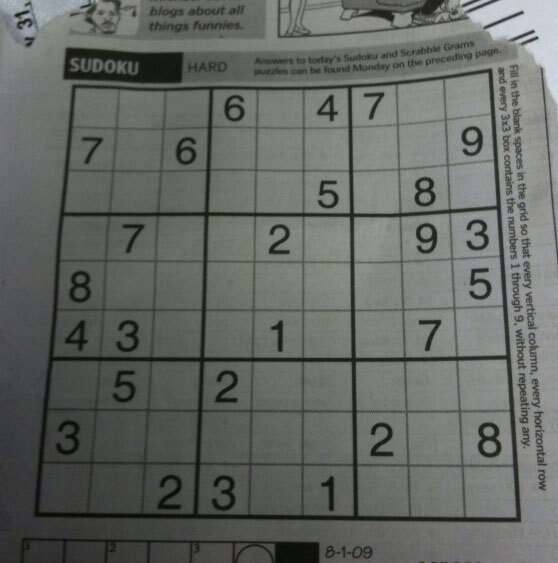
#> input picture Day4/sudoku.jpg, 558 x 563 px
$ python 1_Adaptive.py
#> lines starting #> are read from the running program, lines starting #| are printed output that depends on the picture; after the words box and inside, x2 and y2 are one past the last pixel; in counts of white or black regions, pixels touching at a corner belong together
import cv2
import matplotlib.pyplot as plt
block_size = 9
img = cv2.imread('./sudoku.jpg', cv2.IMREAD_GRAYSCALE)
#> img: shape (563, 558); min 7, max 219, mean 102.4
th, dst1 = cv2.threshold(img, 0, 255, cv2.THRESH_BINARY | cv2.THRESH_OTSU)
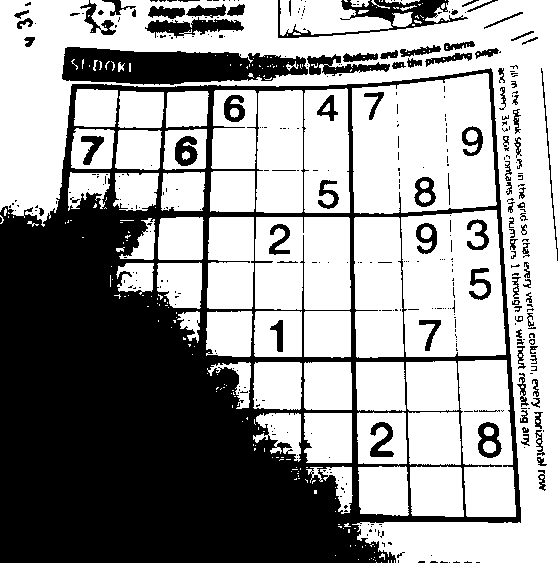
#> dst1: shape (563, 558); 60.1% white; 384 black regions (284 under 20 px), largest, box (x1, y1, x2, y2) and area: (0, 68, 521, 563) 103109, (62, 47, 308, 85) 6637, (278, 0, 468, 38) 1953
#> th = 96
dst2 = cv2.adaptiveThreshold(img, 255, cv2.ADAPTIVE_THRESH_MEAN_C, cv2.THRESH_BINARY, block_size, 5)
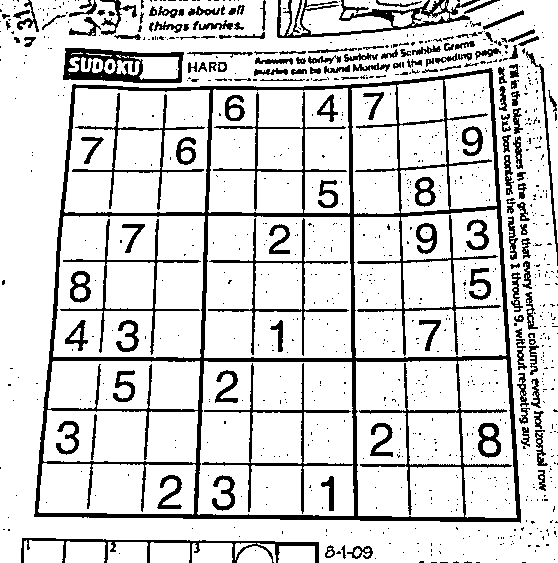
#> dst2: shape (563, 558); 83.6% white; 936 black regions (782 under 20 px), largest, box (x1, y1, x2, y2) and area: (34, 68, 521, 523) 22269, (277, 0, 480, 38) 2056, (63, 48, 184, 83) 2010
dst3 = cv2.adaptiveThreshold(img, 255, cv2.ADAPTIVE_THRESH_GAUSSIAN_C, cv2.THRESH_BINARY, block_size, 5)
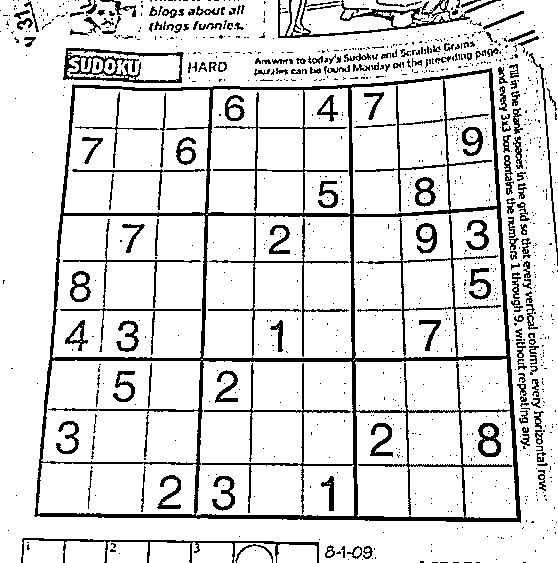
#> dst3: shape (563, 558); 86.4% white; 994 black regions (815 under 20 px), largest, box (x1, y1, x2, y2) and area: (34, 68, 521, 523) 19066, (278, 0, 501, 38) 1653, (63, 48, 184, 83) 1424
dic = {'img': img, 'dst1': dst1, 'dst2': dst2, 'dst3': dst3}
for i, (k, v) in enumerate(dic.items()):
    plt.subplot(2, 2, i+1)
    plt.title(k)
    plt.imshow(v, 'gray')
#> this loop made 4 passes
#> k on passes 1 to 4: 'img', 'dst1', 'dst2', 'dst3'
plt.tight_layout()
plt.show()
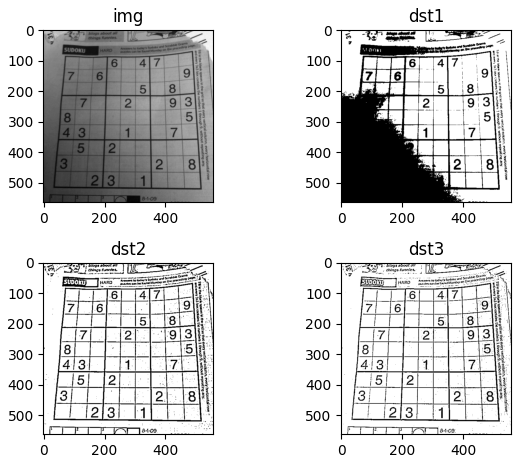
#> figure drawn by matplotlib, 4 panels
